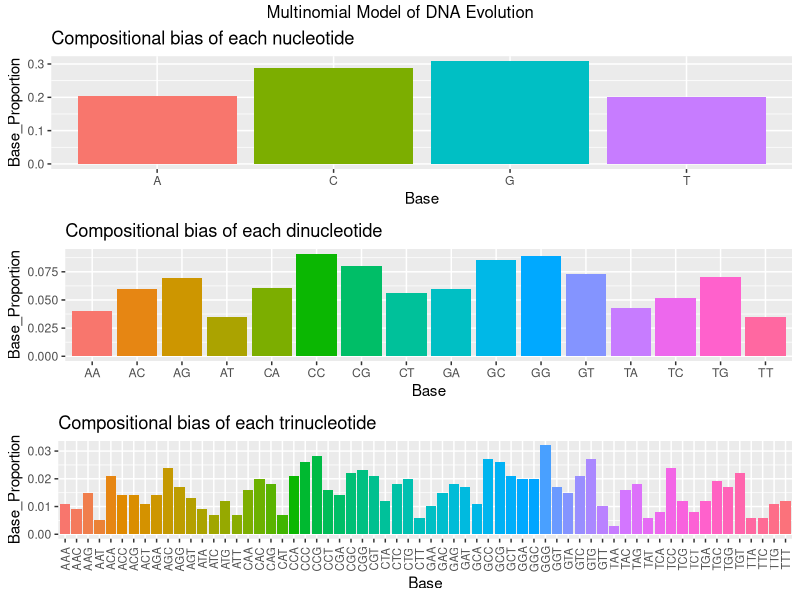
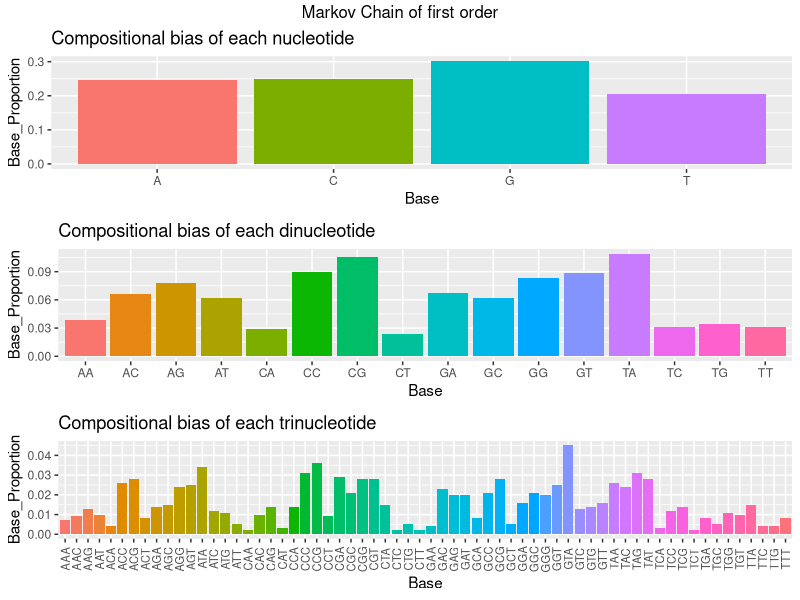
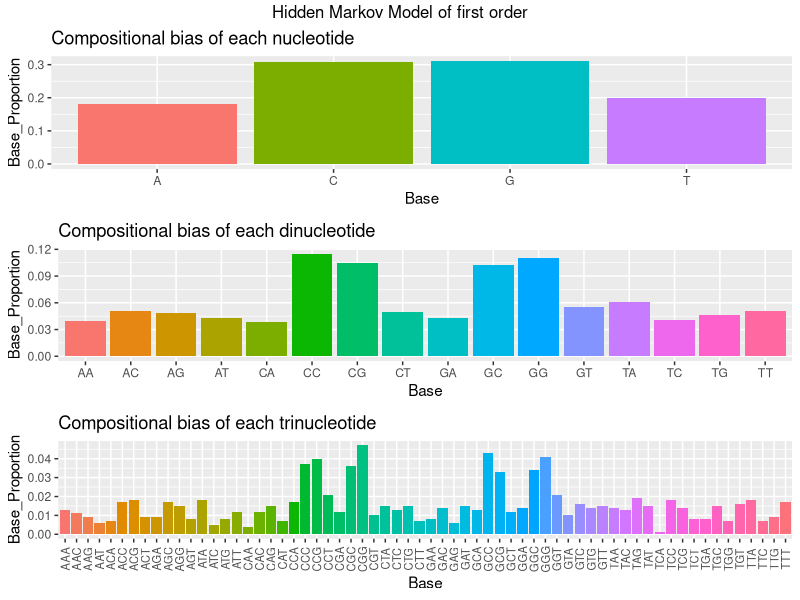

Reproduce these figures in R, in order. (Note: this script raises an error after producing the figures.)
#!/usr/bin/env Rscript

# Author: Virly Y. Ananda
# Affiliation: College of Science, Northeastern University

# Open libraries that could help the program run successfully.
#install.packages("seqinr")
#install.packages("dplyr")
#install.packages("markovchain")
library(plyr)
library(seqinr)
library(ggplot2)
library(gridExtra)
# Create a function to plot the first order of Markov Data
plotData<-function(seq, nucleotides, title){
  # COUNT the frequency of each base (Nucleotide)
  freqNucleotide<-seqinr::count(seq,1,alphabet=nucleotides,freq=TRUE)
  # COUNT the frequency of dinucleotide
  freqDiNucleotide<-seqinr::count(seq,2,alphabet=nucleotides,freq=TRUE)
  # COUNT the frequency of trinucleotide
  freqTriNucleotide<-seqinr::count(seq,3,alphabet=nucleotides,freq=TRUE)
  # Make a data frame to draw a ggplot2 (convert each base to dataframe)
  df<-as.data.frame(freqNucleotide)
  colnames(df)<-c("Base", "Base_Proportion")
  p1<-ggplot(df, aes(x=Base, y=Base_Proportion, fill=Base)) + geom_bar(stat="identity")
  p1<-p1 + theme(legend.position="none") + ggtitle("Compositional bias of each nucleotide")
        
  df<-as.data.frame(freqDiNucleotide)
  colnames(df)<-c("Base", "Base_Proportion")
  p2<-ggplot(df, aes(x=Base, y=Base_Proportion, fill=Base)) + geom_bar(stat="identity")
  p2<-p2 + theme(legend.position="none") + ggtitle("Compositional bias of each dinucleotide")
            
  df<-as.data.frame(freqTriNucleotide)
  colnames(df)<-c("Base", "Base_Proportion")
  p3<-ggplot(df, aes(x=Base, y=Base_Proportion, fill=Base)) + geom_bar(stat="identity")
  p3<-p3 + theme(legend.position="none") + ggtitle("Compositional bias of each trinucleotide") + theme(axis.text.x = element_text(angle=90, vjust=0.5, size=8))
  # Plot the result in 1 plot
  grid.arrange(p1, p2, p3, nrow=3, top=title)
}

# Function to generate the sequence
generateFirstOrderSeq<-function(lengthSeq, nucleotides, initialProb, firstOrderMatrix){
  # Vector for storing new sequence
  outputSeq<-character()
  firstnucleotide<-sample(nucleotides, 1, rep=TRUE, prob=initialProb)
  # Store nucleotide in the first position
  outputSeq[1]<-firstnucleotide
    
  # Create a for loop here
  for(i in 2:lengthSeq){
    prevNuc<-outputSeq[i-1]
    currentProb<-firstOrderMatrix[prevNuc,]
    #cat("\n", prevNuc, " ", currentProb, sep=" ")
    outputSeq[i]<-sample(nucleotides, 1, prob=currentProb)
  }
  return(outputSeq)
}
# Function to generate DNA sequence from the given HMM and sequence length
generateFirstOrderhmmseq<-function(lengthSeq, nucleotides, initialProb, states, transitionmatrix, emissionmatrix){
  outputSeq<-character() # Vector for storing new sequence
  mystates<-character() # Vector for storing the state of each position in the new sequence
  # State for the first position in the sequence:
  firststate<-sample(states, 1, rep=TRUE, prob=initialProb)
  # Probabilities of the current nucleotide in the "firststate"
  probabilities<-emissionmatrix[firststate,]
  # Nucleotide for the first position:
  firstnucleotide<-sample(nucleotides, 1, rep=TRUE, prob=probabilities)
  outputSeq[1]<-firstnucleotide # Store nucleotide in the first position
  mystates[1]<-firststate # Store state in the first position
        
  for(i in 2:lengthSeq){
    prevstate<-mystates[i-1] # State from previous nucleotide
    stateprobs<-transitionmatrix[prevstate,]
    # Ith position in the sequence:
    state<-sample(states, 1, rep=TRUE, prob=stateprobs)
    # Get the probabilities for the current nucleotide in the state "state":
    probabilities<-emissionmatrix[state,]
    # Nucleotides for ith position:
    nucleotide<-sample(nucleotides, 1, rep=TRUE, prob=probabilities)
    outputSeq[i]<-nucleotide # Store nucleotide for the current position in the sequence
    mystates[i]<-state # Store state for the current position in the sequence
  }
          
  for(i in 1:lengthSeq){
    nucleotide<-outputSeq[i]
    state<-mystates[i]
    print(paste("Position", i, ", State", state, ", Nucleotide = ", nucleotide))
  }
  return(outputSeq)
}

viterbi<-function(sequence, transitionmatrix, emissionmatrix){
  states<-rownames(emissionmatrix) # Get the names of the states in HMM
  v<-makeViterbimat(sequence, transitionmatrix, emissionmatrix) # Make the Viterbi matrix
  mostprobablestatepath<-apply(v, 1, function(x) which.max(x))
    
  # Print the most probable state path:
  prevnucleotide<-sequence[1]
  prevmostprobablestate<-mostprobablestatepath[1]
  prevmostprobablestatename<-states[prevmostprobablestate]
  startpos<-1
  for (i in 2:length(sequence)){
    nucleotide<-sequence[i]
    mostprobablestate<-mostprobablestatepath[i]
    mostprobablestatename<-states[mostprobablestate]
    if (mostprobablestatename != prevmostprobablestatename){
      print(paste("Positions", startpos, "-",(i-1),
                  "Most probable state = ", prevmostprobablestatename))
      startpos<-i
    }
    prevnucleotide<-nucleotide
    prevmostprobablestatename<-mostprobablestatename
  }
  print(paste("Positions", startpos, "-",i,
              "Most probable state = ", prevmostprobablestatename))
}
                                                                
makeViterbimat<-function(sequence, transitionmatrix, emissionmatrix){
  # Change sequence to uppercase
  sequence<-toupper(sequence)
  # Numbers of states in HMM
  numstates<-dim(transitionmatrix)[1]
  # Matrix with the same rows and columns as positions in the sequence and HMM:
  v<-matrix(NA, nrow=length(sequence), ncol=dim(transitionmatrix)[1])
  # Set the values in the first row inside matrix
  v[1, ]<- 0
  v[1,1]<- 1
  # Fill the matrix v:
  for (i in 2:length(sequence)){
    for (l in 1:numstates){
      statelprobnucleotidei<-emissionmatrix[l,sequence[i]]
      v[i,l]<-statelprobnucleotidei*max(v[(i-1),]*transitionmatrix[,l])
    }
  }
  return(v)
}
pdf("markov_plots.pdf")

# Define DNA alphabet to put names to objects:
nucleotides<-c("A","C","G","T")
# Vector representing probability distribution of the model
zeroOrderProbabilities<-c(0.2,0.3,0.3,0.2)
# Reference name for each base
names(zeroOrderProbabilities)<-nucleotides
# Sequence with 1000 bases for this model
zeroOrderSeq<-sample(nucleotides, 1000, rep=T, prob=zeroOrderProbabilities)
plotData(zeroOrderSeq, nucleotides, "Multinomial Model of DNA Evolution")

# Add the probability distribution per base and set the values for each
afterAprobs<-c(0.2,0.3,0.3,0.2)
afterCprobs<-c(0.1,0.41,0.39,0.1)
afterGprobs<-c(0.25,0.25,0.25,0.25)
afterTprobs<-c(0.5,0.17,0.17,0.17)
# Create 4x4 matrix that can store the probability distribution above
mytransitionmatrix<-matrix(c(afterAprobs,afterCprobs,afterGprobs,afterTprobs), 4,4, byrow = TRUE)
colnames(mytransitionmatrix)<-nucleotides
rownames(mytransitionmatrix)<-nucleotides

inProb<-c(0.4,0.1,0.1,0.4)
names(inProb)<-nucleotides

firstOrderSeq<-generateFirstOrderSeq(1000,nucleotides,inProb,mytransitionmatrix)

plotData(firstOrderSeq, nucleotides, "Markov Chain of first order")

# AT-Rich and GC-Rich State
# Define the names of the states
states<-c("AT-rich","GC-rich")
# Set probabilities of switching states, where the previous state was "AT-Rich"
ATrichprobs<-c(0.7,0.3)
# Set probabilities of switching states, where the previous state was "GC-Rich"
GCrichprobs<-c(0.1,0.9)
# Create a 2x2 Matrix
theTransitionMatrix<-matrix(c(ATrichprobs,GCrichprobs),2,2,byrow = TRUE)
rownames(theTransitionMatrix)<-states
colnames(theTransitionMatrix)<-states
# Set the probability values for AT rich state
ATrichstateprobs<-c(0.39,0.1,0.1,0.41)
GCrichstateprobs<-c(0.1,0.41,0.39,0.1)
# Create 2x4 Matrix
theEmissionMatrix<-matrix(c(ATrichstateprobs,GCrichstateprobs),2,4,byrow = TRUE)
rownames(theEmissionMatrix)<-states
colnames(theEmissionMatrix)<-nucleotides

initialProb<-c(0.5,0.5)
hmmfirstOrderSeq<-generateFirstOrderhmmseq(1000, nucleotides, initialProb, states, theTransitionMatrix, theEmissionMatrix)
plotData(hmmfirstOrderSeq, nucleotides, "Hidden Markov Model of first order")

myseq<-c("A", "A", "G", "C", "G", "T", "G", "G", "G", "G", "C", "C", "C", "C","G", "G", "C", "G", "A", "C", "A", "T", "G", "G", "G", "G", "T", "G","T", "C")
viterbi(myseq, theTransitionMatrix, theEmissionMatrix)

dev.off()

viterbi<-function(sequence, transitionmatrix, emissionmatrix){
  states<-rownames(emissionmatrix)
  # Make the Viterbi matrix v:
  v<-makeViterbimat(sequence, transitionmatrix, emissionmatrix)
  mostprobablestatepath<-apply(v, 1, function(x) which.max(x))

  # Print out the most probable state path:
  prevnucleotide<-sequence[1]
  prevmostprobablestate<-mostprobablestatepath[1]
  prevmostprobablestatename<-states[prevmostprobablestate]
  startpos<-1
  for (i in 2:length(sequence)){
      nucleotide<-sequence[i]
      mostprobablestate<-mostprobablestatepath[]
      mostprobablestatename<-states[mostprobablestate]
      if (mostprobablestatename != prevmostprobablestatename){
          print(paste("Positions",startpos,"-",(i-1),
                      "Most probable state = ", prevmostprobablestatename))
          startpos<-i
      }
      prevnucleotide<-nucleotide
      prevmostprobablestatename<-mostprobablestatename
  }
  print(paste("Positions",startpos,"-",i,
              "Most probable state = ", prevmostprobablestatename))
}
# Second function
makeViterbimat<-function(sequence, transitionmatrix, emissionmatrix){
  # Change the sequence to uppercase
  sequence<-toupper(sequence)
  # Find out how many states are in the HMM
  numstates<-dim(transitionmatrix)[1]
  # Columns as states in the HMM
  v<-matrix(NA, nrow = length(sequence), ncol=dim(transitionmatrix)[1])
  # Set the values in the first row of matrix v, representing the first position of the sequence to 0
  v[1, ]<-0
  v[1,1]<-1
  # Fill in the matrix v:
  for (i in 2:length(sequence)){
    for (l in 1:numstates){
      stateprobnucleotidei<-emissionmatrix[l,sequence[i]]
      v[i,l]<-stateprobnucleotidei*max(v[(i-1),]*transitionmatrix[,l])
    }
  }
  return(v)
}

myseq<-c("A", "A", "G", "C", "G", "T", "G", "G", "G", "G", "C", "C",
         "C", "C", "G", "G", "C", "G", "A", "C", "A", "T", "G", "G",
         "G", "G", "T", "G", "T", "C")
viterbi(myseq, theTransitionMatrix, theEmissionMatrix)
